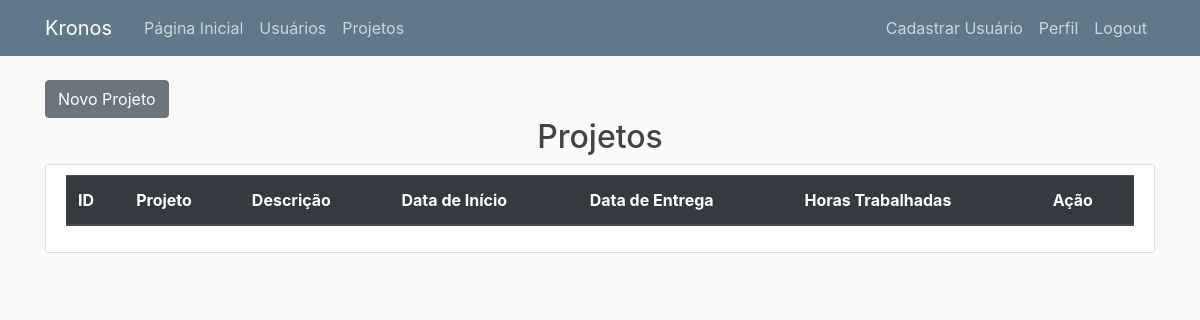
Before: /projetos (signed in) with the older database file.
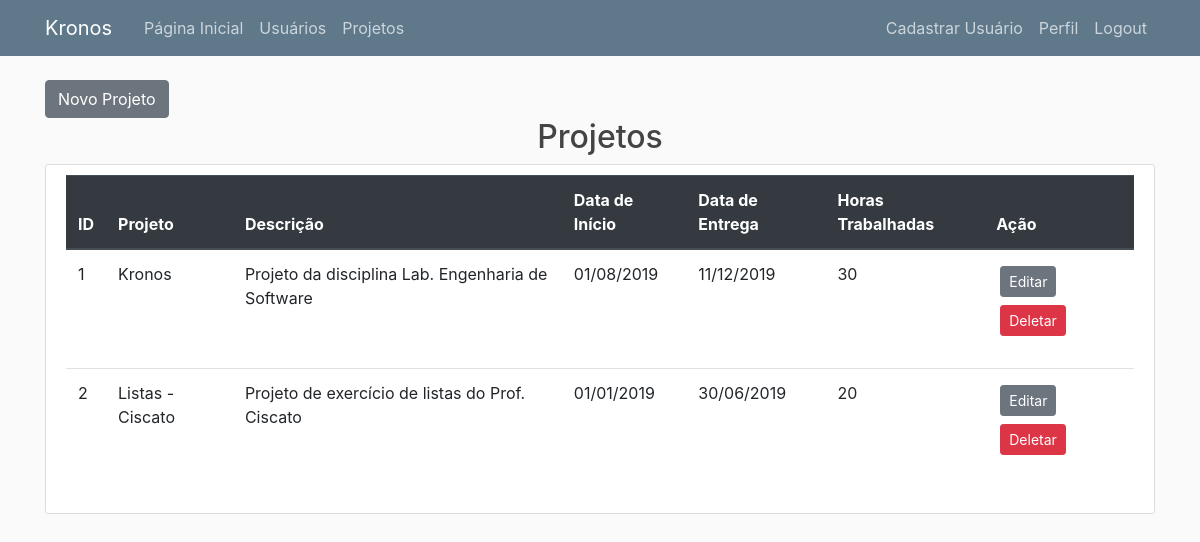
After: the same page with the newer database file.
### kronos/models.py (models this page shows, shortened)
class Projeto(db.Model):
    __tablename__ = 'projetos'
    id = db.Column(db.Integer, primary_key=True)
    nome = db.Column(db.String(50), nullable=False)
    descricao = db.Column(db.Text)
    data_inicio = db.Column(Data, nullable=False, default=datetime.utcnow)
    data_entrega = db.Column(Data, nullable=False)
    total_horas = db.Column(db.Integer, nullable=False, default=0)
    registros = db.relationship('RegistroHoras', backref='projeto', lazy=True)

### kronos/routes.py (the view)
@app.route('/projetos')
@login_required
def projetos():
    projetos = Projeto.query.all()
    return render_template('projetos.html', titulo='Projetos', projetos=projetos)

### kronos/models.py (called while the page is built)
@login_manager.user_loader
def load_user(usuario_id):
    return Usuario.query.get(int(usuario_id))

### kronos/templates/projetos.html
{% extends "base.html" %}
{% block content %}
<a class="btn btn-secondary" href="{{ url_for('novo_projeto')}}">Novo Projeto</a>
<h2 style="text-align:center">Projetos</h2>
<div class="content-section">
        <table class="table">
        <thead class="thead-dark">
                <tr>
                <th>ID</th>
                <th>Projeto</th>
                <th>Descrição</th>
                <th>Data de Início</th>
                <th>Data de Entrega</th>
                <th>Horas Trabalhadas</th>
                <th>Ação</th>
                </tr>
        </thead>
        <tbody>
                {% for projeto in projetos %}
                <tr>
                        <td>{{ projeto.id }}</td>
                        <td>{{ projeto.nome }}</td>
                        <td>{{ projeto.descricao }}</td>
                        <td>{{ projeto.data_inicio.strftime('%d/%m/%Y') }}</td>
                        <td>{{ projeto.data_entrega.strftime('%d/%m/%Y') }}</td>
                        <td>{{ projeto.total_horas }}</td>
                        <td>
                                <p><a class="btn btn-secondary btn-sm m-1" href="{{ url_for('editar_projeto', projeto_id=projeto.id) }}">Editar</a>
                                <a class="btn btn-danger btn-sm m-1" href="{{ url_for('deletar_projeto', projeto_id=projeto.id) }}">Deletar</a></p>
                        </td>
                </tr>
                {% endfor %}
        </tbody>
        </table>
{% endblock content %}

Changed rows visible on the page:
added Projeto: id "1", nome "Kronos", descricao "Projeto da disciplina Lab. Engenharia de Software", data_inicio "01/08/2019", data_entrega "11/12/2019", total_horas "30"
added Projeto: id "2", nome "Listas - Ciscato", descricao "Projeto de exercício de listas do Prof. Ciscato", data_inicio "01/01/2019", data_entrega "30/06/2019", total_horas "20"
